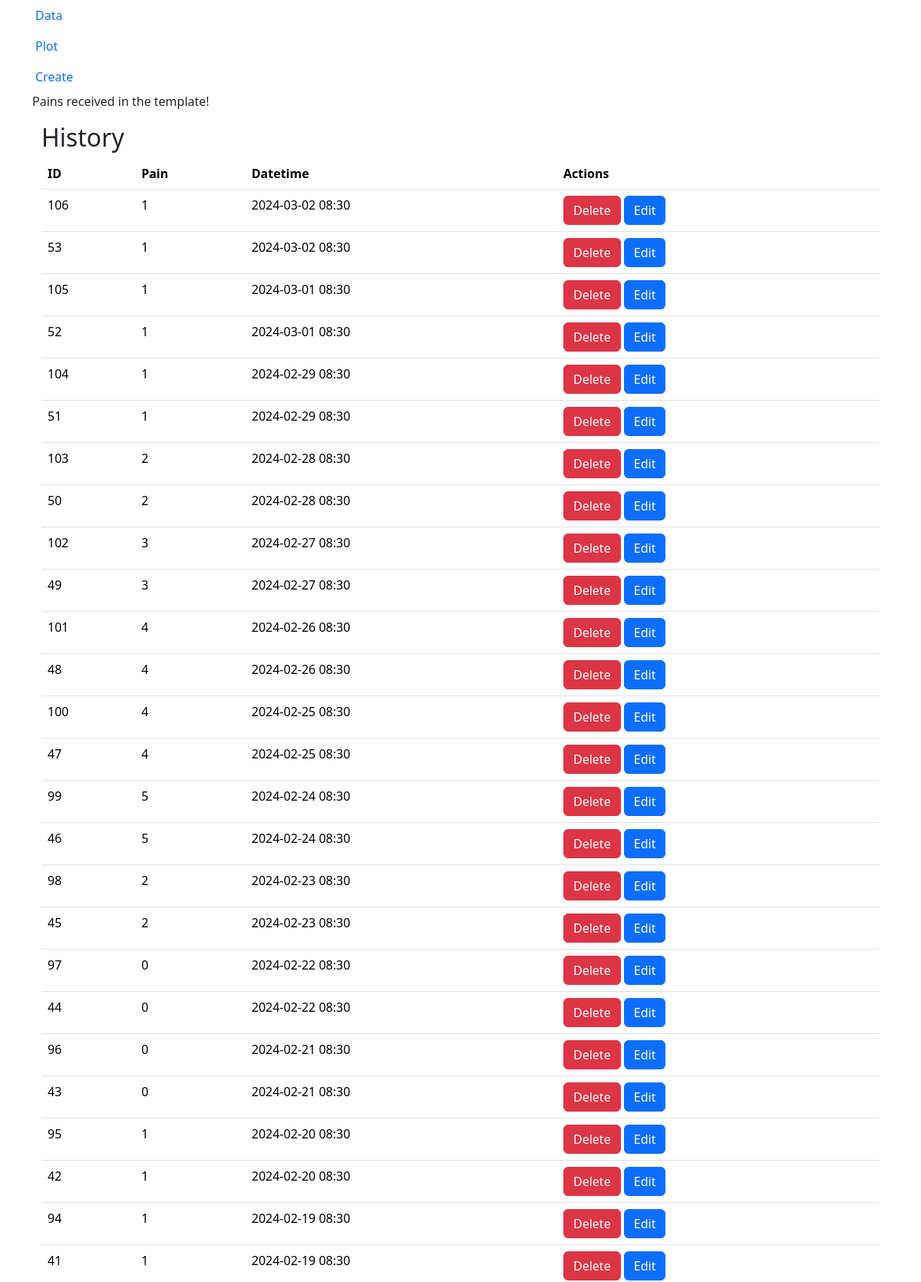
/pain/read (upper part), run on the app's committed database.
### models.py (models this page shows, shortened)
class Pain(Base):
    __tablename__ = "pain"
    id                  = Column(Integer, primary_key=True, index=True)
    date_time           = Column(DateTime, index=True, default=datetime.now())
    pain_level          = Column(Integer, nullable=False, index=True)

### routes.py (the view)
@router.get("/pain/read", response_class=HTMLResponse)
async def get_pain_data(request: Request, db: Session = Depends(get_db)):
    print('start reading')
    pains = crud.get_pain_entries(crud.GetPainsEntriesIn(db=db))
    return templates.TemplateResponse("read/pain.html", {
        "request": request,
        "pains": pains
    })

### templates/read/pain.html
{% extends "base.html" %}
{% block content %}
    {% if pains %}
        <p>Pains received in the template!</p>
    {% else %}
        <p>No pains received in the template.</p>
    {% endif %}
    <div class="container">
        <h2>History</h2>
        <table class="table table-hover">
            <thead>
                <tr>
                    <th>ID</th>
                    <th>Pain</th>
                    <th>Datetime</th>
                    <th>Actions</th>
                </tr>
            </thead>
            <tbody>
                {% for pain in pains %}
                <tr>
                    <td>{{ pain.id }}</td>
                    <td>{{ pain.pain_level }}</td>
                    <td>{{ pain.date_time.strftime("%Y-%m-%d %H:%M") }}</td>
                    <td>
                        <form action="/pain/delete/{{ pain.id }}" method="post" class="d-inline">
                            <button type="submit" class="btn btn-danger">Delete</button>
                        </form>
                        <a href="{{ url_for('get_edit_pain_form', pain_id=pain.id) }}" class="btn btn-primary">Edit</a>
                    </td>
                </tr>
                {% endfor %}
            </tbody>
        </table>
    </div>
{% endblock %}

### data on the page
Pain: id "106", pain_level "1", date_time "2024-03-02 08:30"
Pain: id "53", pain_level "1", date_time "2024-03-02 08:30"
Pain: id "105", pain_level "1", date_time "2024-03-01 08:30"
Pain: id "52", pain_level "1", date_time "2024-03-01 08:30"
Pain: id "104", pain_level "1", date_time "2024-02-29 08:30"
Pain: id "51", pain_level "1", date_time "2024-02-29 08:30"
Pain: id "103", pain_level "2", date_time "2024-02-28 08:30"
Pain: id "50", pain_level "2", date_time "2024-02-28 08:30"
Pain: id "102", pain_level "3", date_time "2024-02-27 08:30"
Pain: id "49", pain_level "3", date_time "2024-02-27 08:30"
Pain: id "101", pain_level "4", date_time "2024-02-26 08:30"
Pain: id "48", pain_level "4", date_time "2024-02-26 08:30"
Pain: id "100", pain_level "4", date_time "2024-02-25 08:30"
Pain: id "47", pain_level "4", date_time "2024-02-25 08:30"
Pain: id "99", pain_level "5", date_time "2024-02-24 08:30"
Pain: id "46", pain_level "5", date_time "2024-02-24 08:30"
Pain: id "98", pain_level "2", date_time "2024-02-23 08:30"
Pain: id "45", pain_level "2", date_time "2024-02-23 08:30"
Pain: id "97", pain_level "0", date_time "2024-02-22 08:30"
Pain: id "44", pain_level "0", date_time "2024-02-22 08:30"
Pain: id "96", pain_level "0", date_time "2024-02-21 08:30"
Pain: id "43", pain_level "0", date_time "2024-02-21 08:30"
Pain: id "95", pain_level "1", date_time "2024-02-20 08:30"
Pain: id "42", pain_level "1", date_time "2024-02-20 08:30"
Pain: id "94", pain_level "1", date_time "2024-02-19 08:30"
Pain: id "41", pain_level "1", date_time "2024-02-19 08:30"
